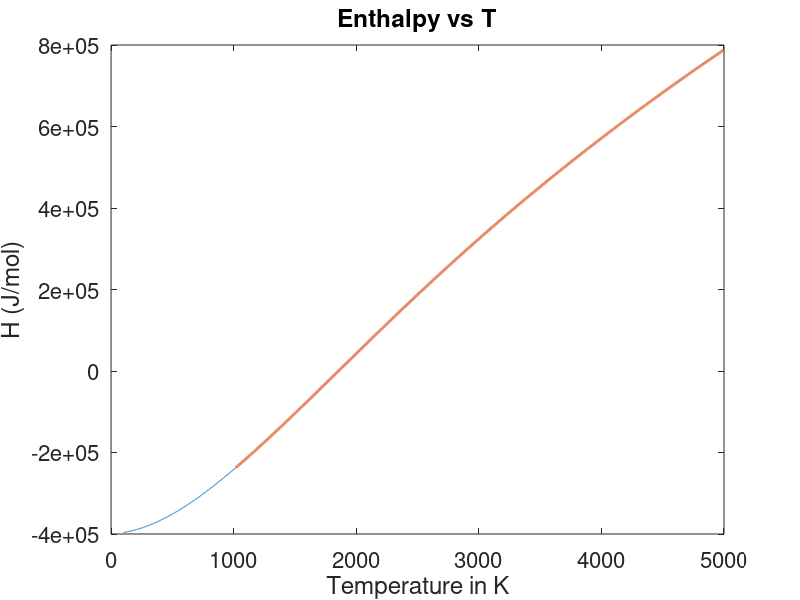
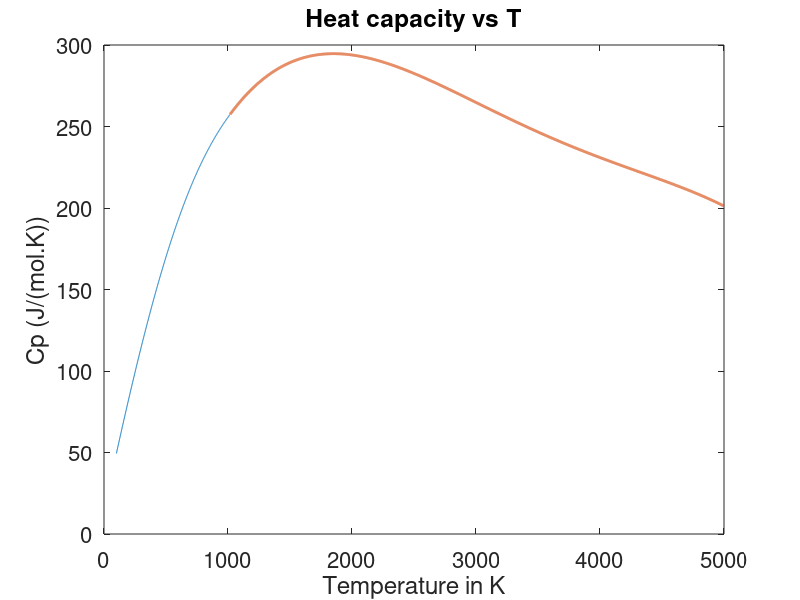
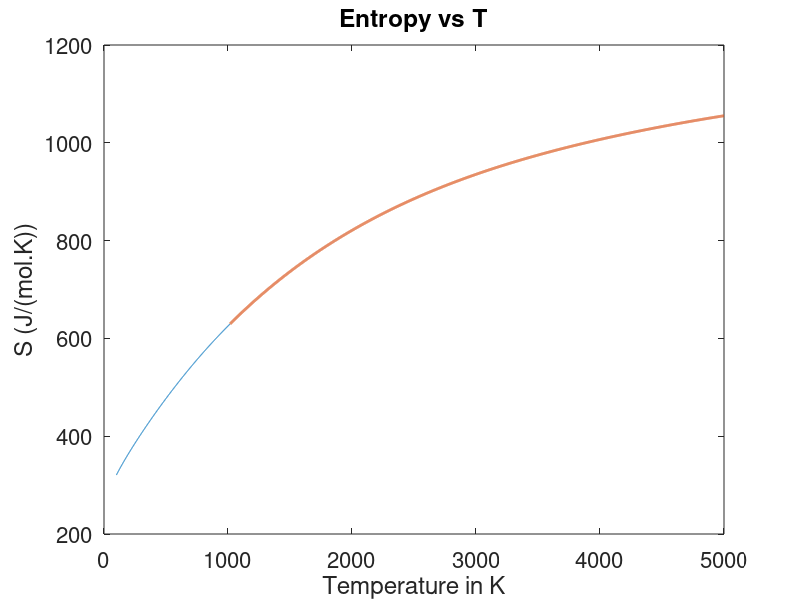

Write the MATLAB code that produced these figures, in order.
%Created by Raphael BOICHOT around 2018, updated in March 2024 for public release
%Format of output data : T(K) H/(RT)(-) Cp/R(-) S/R(-) in columns
clc;
clear;
R=8.314462618;%(J/kmol.K)
Default_fontsize=16;
fileID = fopen('Input.dat','r');
A = fread(fileID,45,'*char');
Data=cell2mat(textscan(char(fread(fileID,35,'*char')),'%f'));
Low_temp = Data(1);
High_temp = Data(2);
Cutting_temp = Data(3);
fread(fileID,2,'*char');
a1_HT = cell2mat(textscan(char(fread(fileID,15,'*char')),'%f'));
a2_HT = cell2mat(textscan(char(fread(fileID,15,'*char')),'%f'));
a3_HT = cell2mat(textscan(char(fread(fileID,15,'*char')),'%f'));
a4_HT = cell2mat(textscan(char(fread(fileID,15,'*char')),'%f'));
a5_HT = cell2mat(textscan(char(fread(fileID,15,'*char')),'%f'));
fread(fileID,7,'*char');
a6_HT = cell2mat(textscan(char(fread(fileID,15,'*char')),'%f'));
a7_HT = cell2mat(textscan(char(fread(fileID,15,'*char')),'%f'));
a1_BT = cell2mat(textscan(char(fread(fileID,15,'*char')),'%f'));
a2_BT = cell2mat(textscan(char(fread(fileID,15,'*char')),'%f'));
a3_BT = cell2mat(textscan(char(fread(fileID,15,'*char')),'%f'));
fread(fileID,7,'*char');
a4_BT = cell2mat(textscan(char(fread(fileID,15,'*char')),'%f'));
a5_BT = cell2mat(textscan(char(fread(fileID,15,'*char')),'%f'));
a6_BT = cell2mat(textscan(char(fread(fileID,15,'*char')),'%f'));
a7_BT = cell2mat(textscan(char(fread(fileID,15,'*char')),'%f'));
fclose(fileID);

%Plotting
T_BT=Low_temp:1:Cutting_temp;
H_R_BT=a1_BT+a2_BT.*T_BT/2+a3_BT.*T_BT.^2/3+a4_BT.*T_BT.^3/4+a5_BT.*T_BT.^4/5+a6_BT./T_BT;
Cp_R_BT=a1_BT+a2_BT.*T_BT+a3_BT.*T_BT.^2+a4_BT.*T_BT.^3+a5_BT.*T_BT.^4;
S_R_BT=a1_BT.*log(T_BT)+a2_BT.*T_BT+a3_BT.*T_BT.^2/2+a4_BT.*T_BT.^3/3+a5_BT.*T_BT.^4/4+a7_BT;

T_HT=Cutting_temp+1:1:High_temp;
H_R_HT=a1_HT+a2_HT.*T_HT/2+a3_HT.*T_HT.^2/3+a4_HT.*T_HT.^3/4+a5_HT.*T_HT.^4/5+a6_HT./T_HT;
Cp_R_HT=a1_HT+a2_HT.*T_HT+a3_HT.*T_HT.^2+a4_HT.*T_HT.^3+a5_HT.*T_HT.^4;
S_R_HT=a1_HT.*log(T_HT)+a2_HT.*T_HT+a3_HT.*T_HT.^2/2+a4_HT.*T_HT.^3/3+a5_HT.*T_HT.^4/4+a7_HT;

figure(1)
plot(T_BT,H_R_BT.*T_BT*(R),T_HT,H_R_HT.*T_HT*R,'LineWidth',2)
title('Enthalpy vs T','Fontsize',Default_fontsize)
ylabel('H (J/mol)','Fontsize',Default_fontsize)
xlabel('Temperature in K','Fontsize',Default_fontsize);
set(gca,'FontSize',Default_fontsize)
saveas(gcf,'H_R_NASA.png');

figure(2)
plot(T_BT,Cp_R_BT*(R),T_HT,Cp_R_HT*R,'LineWidth',2)
title('Heat capacity vs T','Fontsize',Default_fontsize)
ylabel('Cp (J/(mol.K))','Fontsize',Default_fontsize)
xlabel('Temperature in K','Fontsize',Default_fontsize);
set(gca,'FontSize',Default_fontsize)
saveas(gcf,'Cp_R_NASA.png');

figure(3)
plot(T_BT,S_R_BT*(R),T_HT,S_R_HT*R,'LineWidth',2)
title('Entropy vs T','Fontsize',Default_fontsize)
ylabel('S (J/(mol.K))','Fontsize',Default_fontsize)
xlabel('Temperature in K','Fontsize',Default_fontsize);
set(gca,'FontSize',Default_fontsize)
saveas(gcf,'S_R_NASA.png');

T=[T_BT T_HT]';
S_R=[S_R_BT S_R_HT]';
H_RT=[H_R_BT H_R_HT]';
Cp_R=[Cp_R_BT Cp_R_HT]';
raw_data=[T H_RT Cp_R S_R ];
save thermo_data.txt raw_data -ascii;

Tref = 298.15;

fprintf('Cutting_temp = %g\n', Cutting_temp);
fprintf('Low coeffs a1..a7 =\n');
fprintf('%g ', a1_BT,a2_BT,a3_BT,a4_BT,a5_BT,a6_BT,a7_BT);
fprintf('\nHigh coeffs a1..a7 =\n');
fprintf('%g ', a1_HT,a2_HT,a3_HT,a4_HT,a5_HT,a6_HT,a7_HT);
fprintf('\n');

% compute H/RT at 298.15 using both sets
H_R_low_ref = a1_BT + a2_BT*Tref/2 + a3_BT*Tref^2/3 + a4_BT*Tref^3/4 + a5_BT*Tref^4/5 + a6_BT/Tref;
H_R_high_ref= a1_HT + a2_HT*Tref/2 + a3_HT*Tref^2/3 + a4_HT*Tref^3/4 + a5_HT*Tref^4/5 + a6_HT/Tref;

H_low = H_R_low_ref * R * Tref;
H_high= H_R_high_ref * R * Tref;

fprintf('H(298) using LOW coefficients  = %g J/mol\n', H_low);
fprintf('H(298) using HIGH coefficients = %g J/mol\n', H_high);
